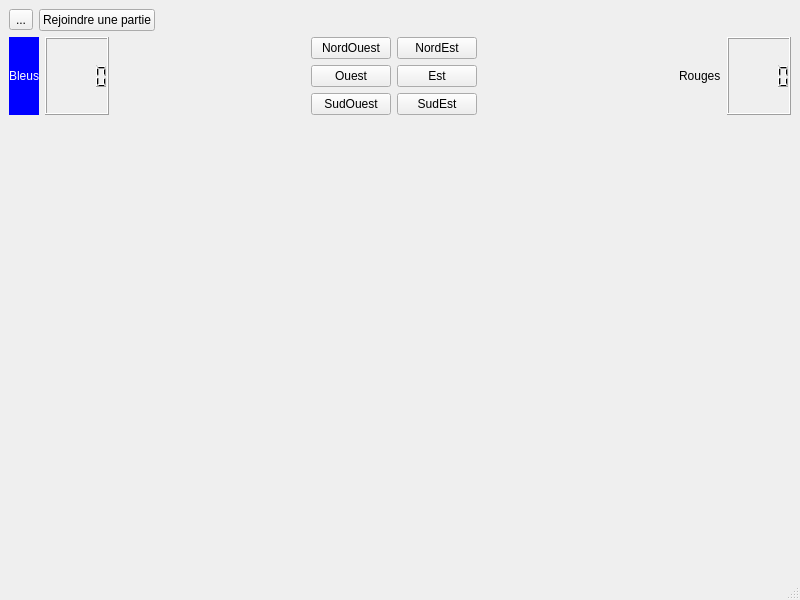
<?xml version="1.0" encoding="UTF-8"?>
<ui version="4.0">
 <class>MainWindow</class>
 <widget class="QMainWindow" name="MainWindow">
  <property name="geometry">
   <rect>
    <x>0</x>
    <y>0</y>
    <width>800</width>
    <height>600</height>
   </rect>
  </property>
  <property name="windowTitle">
   <string>Abalone</string>
  </property>
  <widget class="QWidget" name="centralwidget">
   <layout class="QVBoxLayout" name="verticalLayout_2">
    <item>
     <layout class="QHBoxLayout" name="horizontalLayout_2">
      <item>
       <widget class="QToolButton" name="toolButtonServeur">
        <property name="text">
         <string>...</string>
        </property>
       </widget>
      </item>
      <item>
       <widget class="QPushButton" name="pushButtonConnexion">
        <property name="text">
         <string>Rejoindre une partie</string>
        </property>
       </widget>
      </item>
      <item>
       <spacer name="horizontalSpacer_3">
        <property name="orientation">
         <enum>Qt::Horizontal</enum>
        </property>
        <property name="sizeHint" stdset="0">
         <size>
          <width>40</width>
          <height>20</height>
         </size>
        </property>
       </spacer>
      </item>
     </layout>
    </item>
    <item>
     <layout class="QVBoxLayout" name="verticalLayout">
      <item>
       <layout class="QHBoxLayout" name="horizontalLayout">
        <item>
         <widget class="QLabel" name="labelAdversaire">
          <property name="styleSheet">
           <string notr="true">color:white;background-color:blue;</string>
          </property>
          <property name="text">
           <string>Bleus</string>
          </property>
         </widget>
        </item>
        <item>
         <widget class="QLCDNumber" name="lcdNumberBleu"/>
        </item>
        <item>
         <spacer name="horizontalSpacer">
          <property name="orientation">
           <enum>Qt::Horizontal</enum>
          </property>
          <property name="sizeHint" stdset="0">
           <size>
            <width>40</width>
            <height>20</height>
           </size>
          </property>
         </spacer>
        </item>
        <item>
         <layout class="QGridLayout" name="gridLayout">
          <item row="2" column="1">
           <widget class="BoutonDirection" name="pushButtonSE">
            <property name="text">
             <string>SudEst</string>
            </property>
           </widget>
          </item>
          <item row="1" column="1">
           <widget class="BoutonDirection" name="pushButtonE">
            <property name="text">
             <string>Est</string>
            </property>
           </widget>
          </item>
          <item row="2" column="0">
           <widget class="BoutonDirection" name="pushButtonSO">
            <property name="text">
             <string>SudOuest</string>
            </property>
           </widget>
          </item>
          <item row="0" column="1">
           <widget class="BoutonDirection" name="pushButtonNE">
            <property name="text">
             <string>NordEst</string>
            </property>
           </widget>
          </item>
          <item row="1" column="0">
           <widget class="BoutonDirection" name="pushButtonO">
            <property name="text">
             <string>Ouest</string>
            </property>
           </widget>
          </item>
          <item row="0" column="0">
           <widget class="BoutonDirection" name="pushButtonNO">
            <property name="text">
             <string>NordOuest</string>
            </property>
           </widget>
          </item>
         </layout>
        </item>
        <item>
         <spacer name="horizontalSpacer_2">
          <property name="orientation">
           <enum>Qt::Horizontal</enum>
          </property>
          <property name="sizeHint" stdset="0">
           <size>
            <width>40</width>
            <height>20</height>
           </size>
          </property>
         </spacer>
        </item>
        <item>
         <widget class="QLabel" name="labelJoueurLocal">
          <property name="text">
           <string>Rouges</string>
          </property>
         </widget>
        </item>
        <item>
         <widget class="QLCDNumber" name="lcdNumberRouge"/>
        </item>
       </layout>
      </item>
      <item>
       <spacer name="verticalSpacer">
        <property name="orientation">
         <enum>Qt::Vertical</enum>
        </property>
        <property name="sizeHint" stdset="0">
         <size>
          <width>20</width>
          <height>40</height>
         </size>
        </property>
       </spacer>
      </item>
     </layout>
    </item>
   </layout>
  </widget>
  <widget class="QMenuBar" name="menubar">
   <property name="geometry">
    <rect>
     <x>0</x>
     <y>0</y>
     <width>800</width>
     <height>21</height>
    </rect>
   </property>
  </widget>
  <widget class="QStatusBar" name="statusbar"/>
  <action name="actionlanceServeur">
   <property name="text">
    <string>lanceServeur</string>
   </property>
  </action>
 </widget>
 <customwidgets>
  <customwidget>
   <class>BoutonDirection</class>
   <extends>QPushButton</extends>
   <header>boutondirection.h</header>
  </customwidget>
 </customwidgets>
 <resources/>
 <connections/>
</ui>
